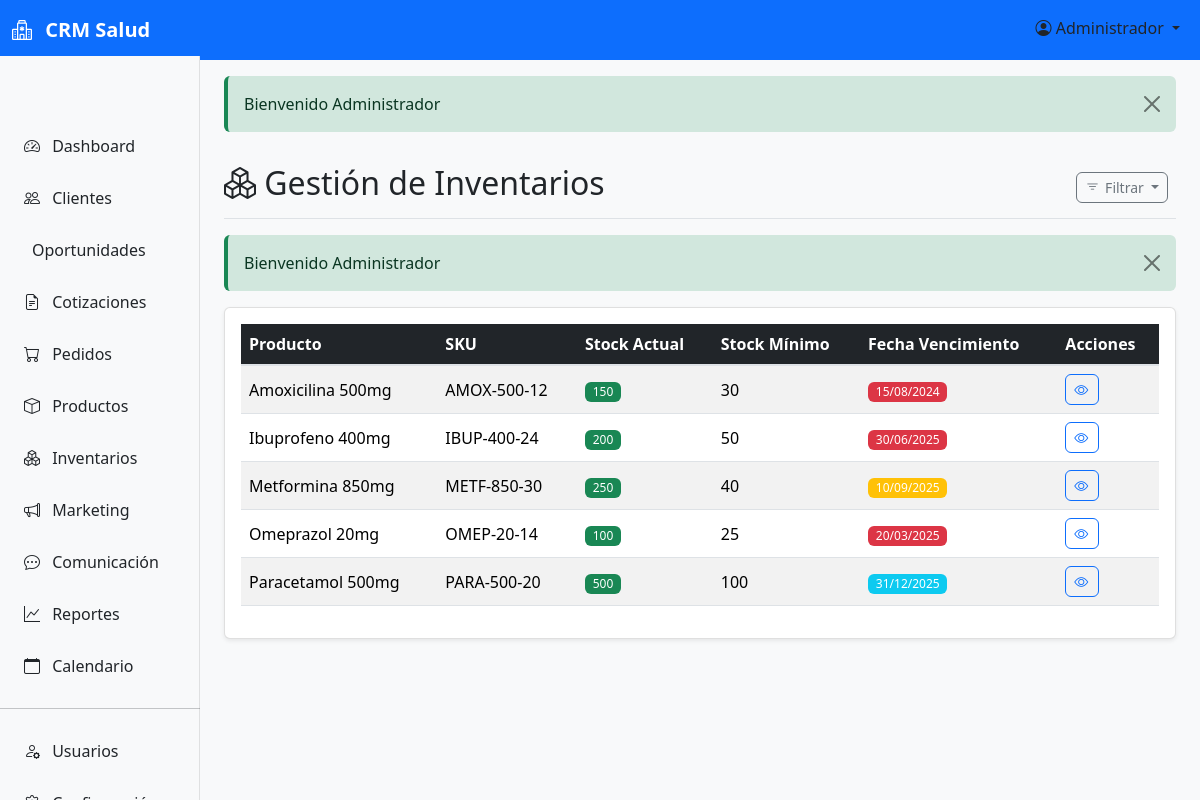
The app's page /inventarios (signed in) with its own data.
### tables this page shows
CREATE TABLE `inventarios` (
  `id` int(11) NOT NULL AUTO_INCREMENT,
  `producto_id` int(11) NOT NULL,
  `lote` varchar(50) NOT NULL,
  `fecha_vencimiento` date NULL,
  `stock_actual` int(11) NOT NULL DEFAULT 0,
  `costo_unitario` decimal(10,2) DEFAULT 0.00,
  `ubicacion` varchar(100) NULL,
  `created_at` timestamp NOT NULL DEFAULT current_timestamp(),
  `updated_at` timestamp NOT NULL DEFAULT current_timestamp() ON UPDATE current_timestamp(),
  PRIMARY KEY (`id`),
  UNIQUE KEY `producto_lote` (`producto_id`, `lote`),
  CONSTRAINT `fk_inventario_producto` FOREIGN KEY (`producto_id`) REFERENCES `productos` (`id`) ON DELETE CASCADE
);

CREATE TABLE `productos` (
  `id` int(11) NOT NULL AUTO_INCREMENT,
  `sku` varchar(50) NOT NULL,
  `nombre` varchar(200) NOT NULL,
  `descripcion` text NULL,
  `categoria` varchar(100) NULL,
  `marca` varchar(100) NULL,
  `principio_activo` varchar(200) NULL,
  `presentacion` varchar(100) NULL,
  `precio_base` decimal(10,2) NOT NULL DEFAULT 0.00,
  `precio_publico` decimal(10,2) NOT NULL DEFAULT 0.00,
  `stock_minimo` int(11) DEFAULT 0,
  `requiere_receta` tinyint(1) DEFAULT 0,
  `controlado` tinyint(1) DEFAULT 0,
  `activo` tinyint(1) NOT NULL DEFAULT 1,
  `created_at` timestamp NOT NULL DEFAULT current_timestamp(),
  `updated_at` timestamp NOT NULL DEFAULT current_timestamp() ON UPDATE current_timestamp(),
  PRIMARY KEY (`id`),
  UNIQUE KEY `sku` (`sku`),
  KEY `categoria` (`categoria`),
  KEY `marca` (`marca`)
);

### controllers/InventariosController.php (called while the page is built, shortened)
<?php
require_once 'core/BaseController.php';
require_once 'models/Inventario.php';
class InventariosController extends BaseController {
    private $inventarioModel;
    public function __construct() {
        $this->inventarioModel = new Inventario();
    }
    public function index() {
        $filter = $_GET['filter'] ?? '';
        if ($filter === 'stock_bajo') {
            $inventarios = $this->inventarioModel->getInventariosStockBajo();
            $title = 'Inventarios con Stock Bajo';
        } elseif ($filter === 'vencimiento') {
            $dias = (int)($_GET['dias'] ?? 30);
            $inventarios = $this->inventarioModel->getInventariosProximosVencer($dias);
            $title = 'Inventarios Próximos a Vencer';
        } else {
            $inventarios = $this->inventarioModel->getInventariosConProductos();
            $title = 'Gestión de Inventarios';
        }
        $this->view('inventarios/index', [
            'title' => $title,
            'inventarios' => $inventarios,
            'currentFilter' => $filter,
            'flashMessages' => $this->getFlashMessages()
        ]);
    }
}
?>

### core/Router.php (called while the page is built, shortened)
<?php
class Router {
    private $action = 'index';
    private $params = [];
    private function parseUrl() {
        $url = $_SERVER['REQUEST_URI'] ?? '/';
        $basePath = parse_url(BASE_URL, PHP_URL_PATH);
        if ($basePath && strpos($url, $basePath) === 0) {
            $url = substr($url, strlen($basePath));
        }
        $url = strtok($url, '?');
        $url = trim($url, '/');
        if (!empty($url)) {
            $urlParts = explode('/', $url);
            $this->params = array_slice($urlParts, 2);
        }
    }
    public function dispatch() {
        $controllerInstance = new $this->controller();
        call_user_func_array([$controllerInstance, $this->action], $this->params);
    }
}
?>

### index.php (called while the page is built, shortened)
<?php
require_once 'config/database.php';
$router = new Router();
$router->dispatch();
?>

### config/database.php (called while the page is built, shortened)
<?php
class Database {
    private static $instance = null;
    private $connection;
    private function __construct() {
        try {
            $dsn = "mysql:host=" . DB_HOST . ";dbname=" . DB_NAME . ";charset=" . DB_CHARSET;
            $this->connection = new PDO($dsn, DB_USER, DB_PASS, [
                PDO::ATTR_ERRMODE => PDO::ERRMODE_EXCEPTION,
                PDO::ATTR_DEFAULT_FETCH_MODE => PDO::FETCH_ASSOC,
                PDO::ATTR_EMULATE_PREPARES => false
            ]);
        } catch (PDOException $e) {
            error_log("Error de conexión a la base de datos: " . $e->getMessage());
            $this->connection = null;
        }
    }
    public static function getInstance() {
        if (self::$instance === null) {
            self::$instance = new self();
        }
        return self::$instance;
    }
    public function query($sql, $params = []) {
        try {
            $stmt = $this->connection->prepare($sql);
            $stmt->execute($params);
            return $stmt;
        } catch (PDOException $e) {
            error_log("Error en consulta: " . $e->getMessage());
            throw $e;
        }
    }
    public function fetchAll($sql, $params = []) {
        $stmt = $this->query($sql, $params);
        return $stmt->fetchAll();
    }
}
?>

### core/BaseModel.php (called while the page is built, shortened)
<?php
class BaseModel {
    public function __construct() {
        $this->db = Database::getInstance();
    }
}
?>

### models/Inventario.php (called while the page is built, shortened)
<?php
require_once 'core/BaseModel.php';
class Inventario extends BaseModel {
    protected $table = 'inventarios';
    public function getInventariosConProductos() {
        $sql = "SELECT i.*, p.nombre as producto_nombre, p.sku, p.stock_minimo
                FROM {$this->table} i
                INNER JOIN productos p ON i.producto_id = p.id
                WHERE p.activo = 1
                ORDER BY p.nombre ASC";
        return $this->db->fetchAll($sql);
    }
}
?>

### views/inventarios/index.php (the view, shortened to what this page needs)
<div class="d-flex justify-content-between flex-wrap flex-md-nowrap align-items-center pt-3 pb-2 mb-3 border-bottom">
    <h1 class="h2">
        <i class="bi bi-boxes"></i> <?php echo $title; ?>
    </h1>
    <div class="btn-toolbar mb-2 mb-md-0">
        <div class="btn-group me-2">
            <button type="button" class="btn btn-sm btn-outline-secondary dropdown-toggle" data-bs-toggle="dropdown">
                <i class="bi bi-filter"></i> Filtrar
            </button>
        </div>
    </div>
</div>
<?php if (!empty($flashMessages)): ?>
    <?php foreach ($flashMessages as $flash): ?>
        <div class="alert alert-<?php echo $flash['type']; ?> alert-dismissible fade show" role="alert">
            <?php echo htmlspecialchars($flash['message']); ?>
            <button type="button" class="btn-close" data-bs-dismiss="alert"></button>
        </div>
    <?php endforeach; ?>
<?php endif; ?>
<div class="card">
    <div class="card-body">
        <?php if (!empty($inventarios)): ?>
            <div class="table-responsive">
                <table class="table table-striped table-hover">
                    <thead class="table-dark">
                        <tr>
                            <th>Producto</th>
                            <th>SKU</th>
                            <th>Stock Actual</th>
                            <th>Stock Mínimo</th>
                            <th>Fecha Vencimiento</th>
                            <th>Acciones</th>
                        </tr>
                    </thead>
                    <tbody>
                        <?php foreach ($inventarios as $inventario): ?>
                            <tr>
                                <td><?php echo htmlspecialchars($inventario['producto_nombre'] ?? 'N/A'); ?></td>
                                <td><?php echo htmlspecialchars($inventario['sku'] ?? 'N/A'); ?></td>
                                <td>
                                    <span class="badge bg-<?php echo ($inventario['stock_actual'] <= ($inventario['stock_minimo'] ?? 0)) ? 'danger' : 'success'; ?>">
                                        <?php echo $inventario['stock_actual'] ?? 0; ?>
                                    </span>
                                </td>
                                <td><?php echo $inventario['stock_minimo'] ?? 0; ?></td>
                                <td>
                                    <?php if (!empty($inventario['fecha_vencimiento'])): ?>
                                        <?php
                                        $fechaVencimiento = new DateTime($inventario['fecha_vencimiento']);
                                        $hoy = new DateTime();
                                        $diferencia = $hoy->diff($fechaVencimiento);
                                        $diasRestantes = $diferencia->days;
                                        $vencido = $fechaVencimiento < $hoy;
                                        ?>
                                        <span class="badge bg-<?php echo $vencido ? 'danger' : ($diasRestantes <= 30 ? 'warning' : 'info'); ?>">
                                            <?php echo $fechaVencimiento->format('d/m/Y'); ?>
                                        </span>
                                    <?php else: ?>
                                        <span class="text-muted">N/A</span>
                                    <?php endif; ?>
                                </td>
                                <td>
                                    <div class="btn-group" role="group">
                                        <a href="<?php echo $baseUrl; ?>inventarios/show/<?php echo $inventario['id']; ?>"
                                           class="btn btn-sm btn-outline-primary" data-bs-toggle="tooltip" title="Ver">
                                            <i class="bi bi-eye"></i>
                                        </a>
                                    </div>
                                </td>
                            </tr>
                        <?php endforeach; ?>
                    </tbody>
                </table>
            </div>
        <?php endif; ?>
    </div>
</div>

### records on screen
inventarios: producto.nombre "Amoxicilina 500mg", producto.sku "AMOX-500-12", stock_actual "150", producto.stock_minimo "30", fecha_vencimiento "15/08/2024"
inventarios: producto.nombre "Ibuprofeno 400mg", producto.sku "IBUP-400-24", stock_actual "200", producto.stock_minimo "50", fecha_vencimiento "30/06/2025"
inventarios: producto.nombre "Metformina 850mg", producto.sku "METF-850-30", stock_actual "250", producto.stock_minimo "40", fecha_vencimiento "10/09/2025"
inventarios: producto.nombre "Omeprazol 20mg", producto.sku "OMEP-20-14", stock_actual "100", producto.stock_minimo "25", fecha_vencimiento "20/03/2025"
inventarios: producto.nombre "Paracetamol 500mg", producto.sku "PARA-500-20", stock_actual "500", producto.stock_minimo "100", fecha_vencimiento "31/12/2025"

### other values on screen
$currentUser['nombre'] "Administrador"
$flash['message'] "Bienvenido Administrador"
$title "Gestión de Inventarios"
